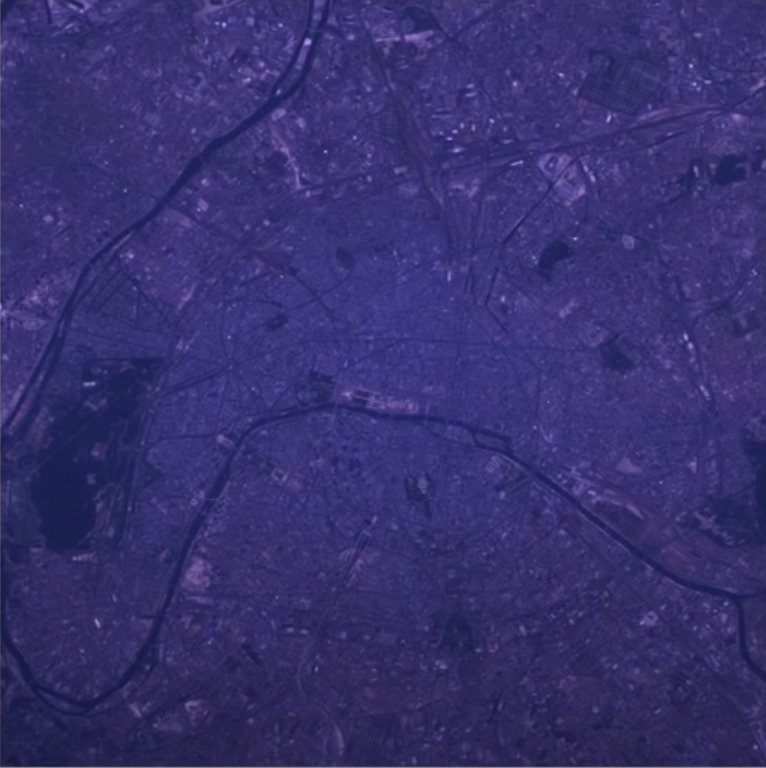
%> input picture histo.jpg, 766 x 768 px
$ octave imageProssecing2.m   (GNU Octave 9; MATLAB toolbox functions it lacks are replaced by stand-ins)
%> lines starting %> are read from the running program, lines starting %| are printed output that depends on the picture
originalColor=imread('C:\Users\manso\Desktop\work\MATLABPractice\histo.jpg');
%> originalColor is the input picture: size 768x766x3 uint8; mean R, G, B 55, 49.2, 110.9
imshow(originalColor);
%imtool(im);
%%
figure
imhist(originalColor(:,:,1));
%> figure, not shown here; highest point at x = 56, y = 27199

%% step 3 plotting all bands
r=originalColor(:,:,1);
g=originalColor(:,:,2);
b=originalColor(:,:,3);

figure
plot3(r(:),g(:),b(:),'.');
grid on;
xlabel('Red (Band 3)');
ylabel('Green (Band 2)');
zlabel('Blue (Band 1)');
title('Scatterplot of the visible Bands');

%% step 4 enhance true color comosite with contrast stretch
stretched_originalColor=imadjust(originalColor,stretchlim(originalColor));
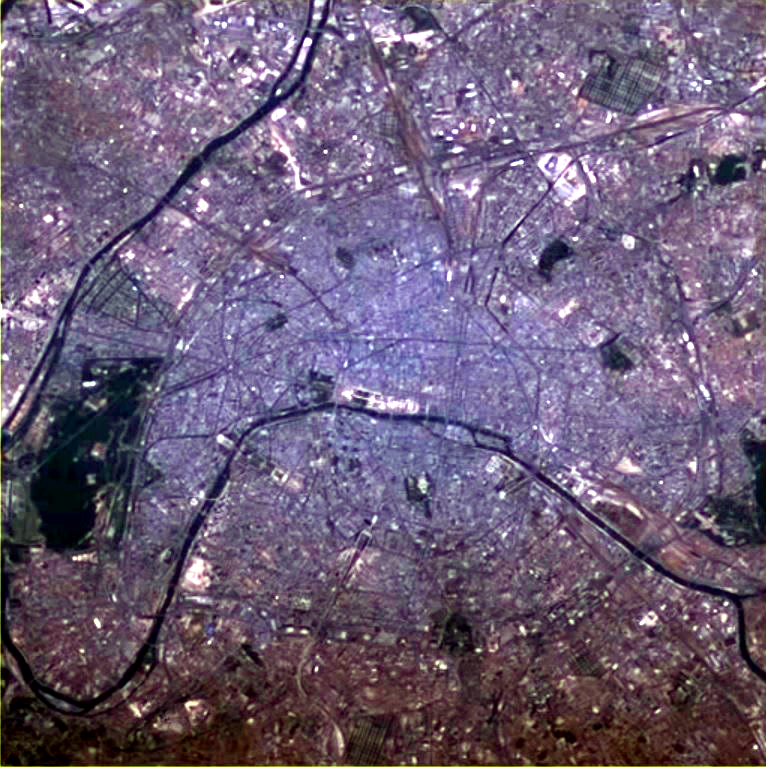
%> stretched_originalColor: size 768x766x3 uint8; mean R, G, B 108.8, 93.7, 119.8
figure
imshow(stretched_originalColor);
title('Original Color Composite after Contrast Stretch');

%% check histogram after stretching
figure
imhist(stretched_originalColor(:,:,1));
title('Histogram of Red Band (Band 3) after Contrast Stretch');
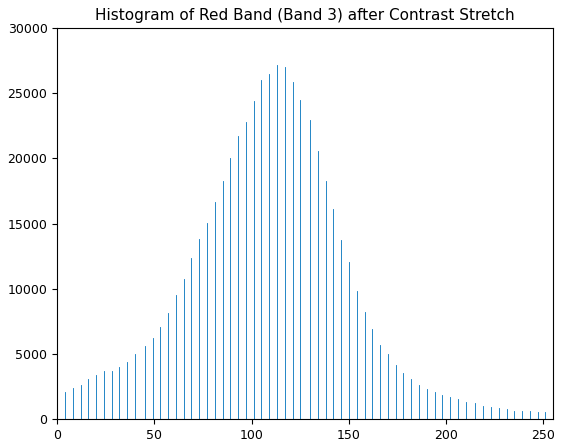
%> figure redrawn from the program's plot data; highest point at x = 113, y = 27199

%% Decorrelation Stretch
decorrstretched_OriginalColor=decorrstretch(originalColor,'Tol',0.01);
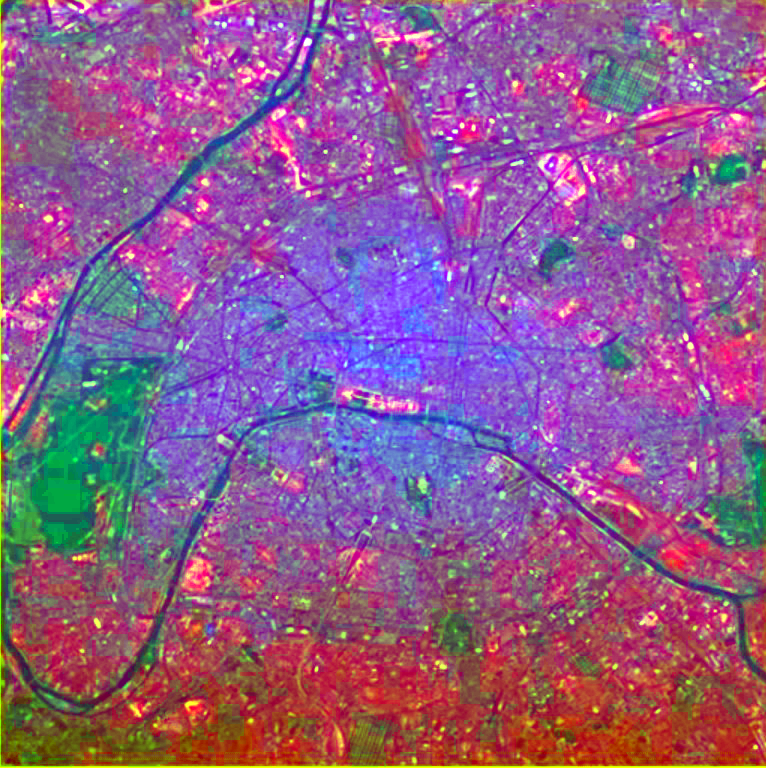
%> decorrstretched_OriginalColor: size 768x766x3 uint8; mean R, G, B 143.7, 91, 139.8

figure
imshow(decorrstretched_OriginalColor);
title('Original Color Composite after decorrelation Stretch');
%%
r=decorrstretched_OriginalColor(:,:,1);
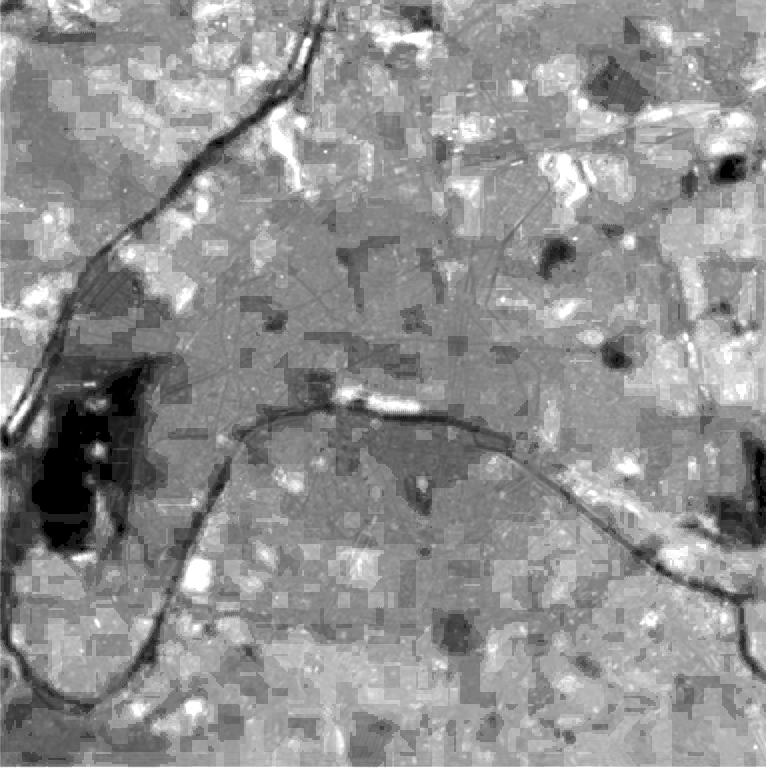
%> r: size 768x766 uint8; min 0, max 255, mean 143.7
g=decorrstretched_OriginalColor(:,:,2);
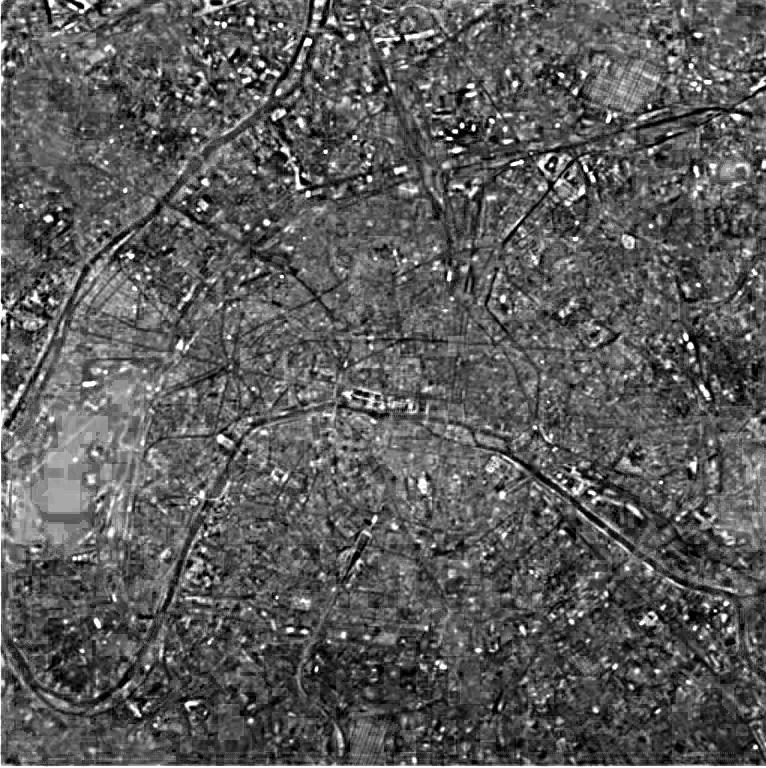
%> g: size 768x766 uint8; min 0, max 255, mean 91
b=decorrstretched_OriginalColor(:,:,3);
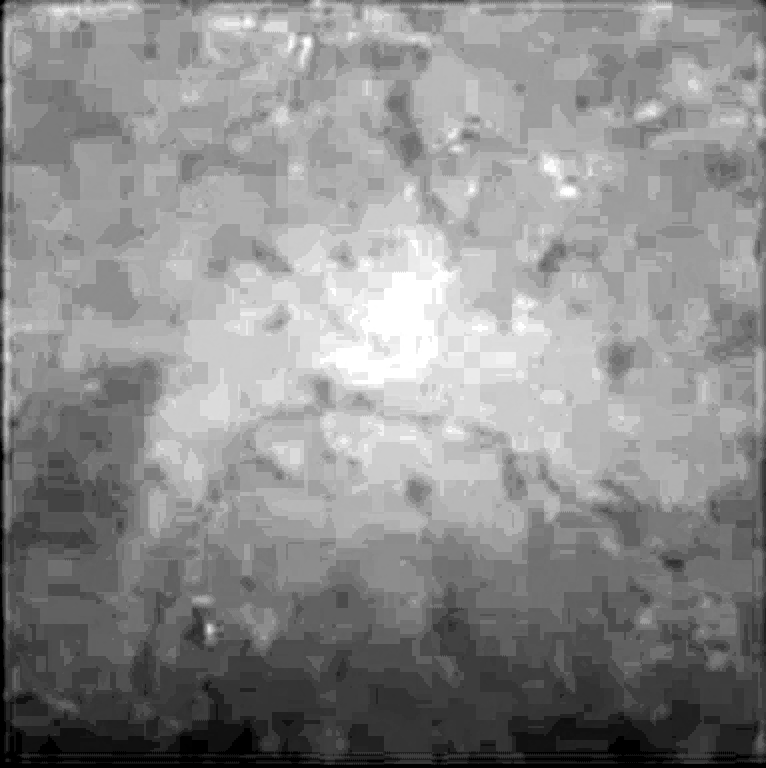
%> b: size 768x766 uint8; min 0, max 255, mean 139.8

figure
plot3(r(:),g(:),b(:),'.');
grid on;
xlabel('Red (Band 3)');
ylabel('Green (Band 2)');
zlabel('Blue (Band 1)');
title('Scatterplot of the visible Bands');
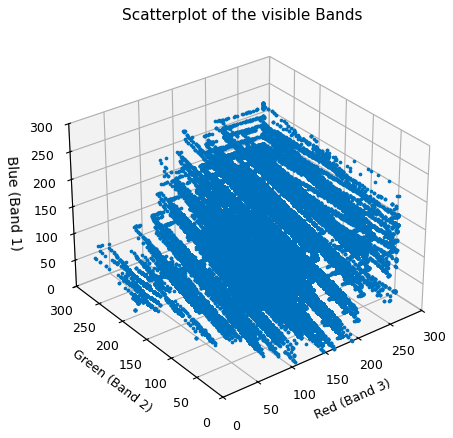
%> figure redrawn from the program's plot data
